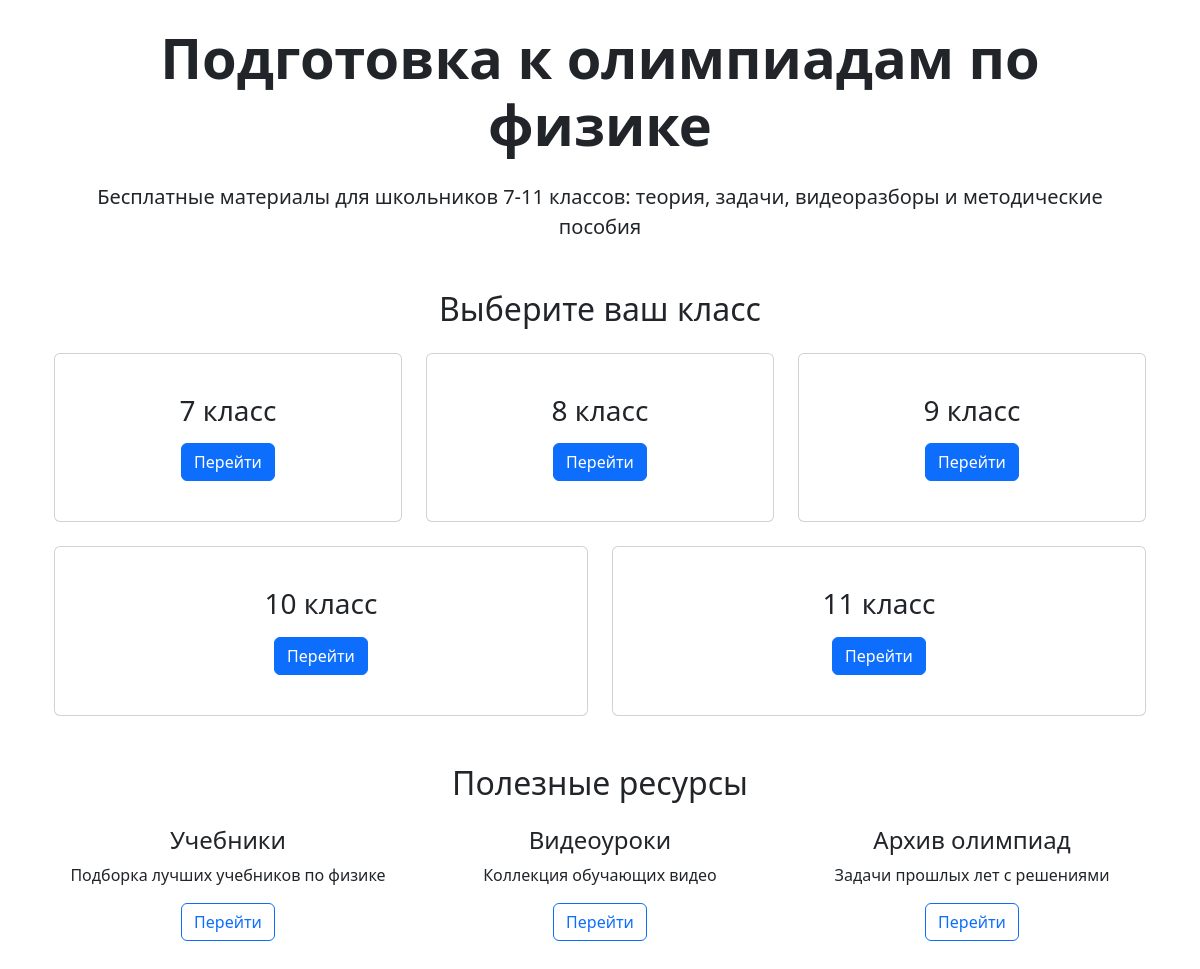
The page / on the database its author committed.
### materials/models.py (models this page shows, shortened)
class Grade(models.Model):
    number = models.IntegerField(unique=True)  # 7, 8, 9, 10, 11
    description = models.TextField(blank=True)
    slug = models.SlugField(unique=True)  # Для ЧПУ-URL (например, "grade-9")

### core/views.py (the view)
# urls.py: path('', home, name='home'),
def home(request):
    grades = Grade.objects.all().order_by('number')
    return render(request, 'core/home.html', {'grades': grades})

### templates/core/home.html (shortened to what this page needs)
{% extends "base.html" %}
{% block extra_css %}
{% load static %}
{% endblock %}
{% block content %}
<section class="hero-section text-center">
    <div class="container">
        <h1 class="display-4 fw-bold mb-4">Подготовка к олимпиадам по физике</h1>
        <p class="lead mb-4">Бесплатные материалы для школьников 7-11 классов: теория, задачи, видеоразборы и методические пособия</p>
    </div>
</section>
<div class="container">
    <section id="grades" class="grades-section mb-5 mt-5">
        <h2 class="text-center mb-4">Выберите ваш класс</h2>
         <div class="row g-4 mb-4">
            {% for grade in grades %}
                {% if grade.number <= 9 %}
                <div class="col-md-4">
                    <a href="{% url 'grade_detail' grade.slug %}" class="text-decoration-none">
                        <div class="card grade-card h-100 text-center p-4">
                            <div class="card-body">
                                <h3 class="card-title mb-3">{{ grade.number }} класс</h3>
                                <button class="btn btn-primary">Перейти</button>
                            </div>
                        </div>
                    </a>
                </div>
                {% endif %}
            {% endfor %}
        </div>
        <div class="row g-4">
            {% for grade in grades %}
                {% if grade.number >= 10 %}
                <div class="col-md-6">
                    <a href="{% url 'grade_detail' grade.slug %}" class="text-decoration-none">
                        <div class="card grade-card h-100 text-center p-4">
                            <div class="card-body">
                                <h3 class="card-title mb-3">{{ grade.number }} класс</h3>
                                <button class="btn btn-primary">Перейти</button>
                            </div>
                        </div>
                    </a>
                </div>
                {% endif %}
            {% endfor %}
        </div>
    </section>
    <section class="useful-links mb-5">
        <h2 class="text-center mb-4">Полезные ресурсы</h2>
        <div class="row g-4">
            <div class="col-md-4">
                <div class="text-center">
                    <h4>Учебники</h4>
                    <p>Подборка лучших учебников по физике</p>
                    <a href="{% url 'textbooks' %}" class="btn btn-outline-primary">Перейти</a>
                </div>
            </div>
            <div class="col-md-4">
                <div class="text-center">
                    <h4>Видеоуроки</h4>
                    <p>Коллекция обучающих видео</p>
                    <a href="{% url 'video_lessons' %}" class="btn btn-outline-primary">Перейти</a>
                </div>
            </div>
            <div class="col-md-4">
                <div class="text-center">
                    <h4>Архив олимпиад</h4>
                    <p>Задачи прошлых лет с решениями</p>
                    <a href="{% url 'olympiad_archive' %}" class="btn btn-outline-primary">Перейти</a>
                </div>
            </div>
        </div>
    </section>
</div>
{% endblock %}

### rows shown on the page
Grade: number "7"
Grade: number "8"
Grade: number "9"
Grade: number "10"
Grade: number "11"
